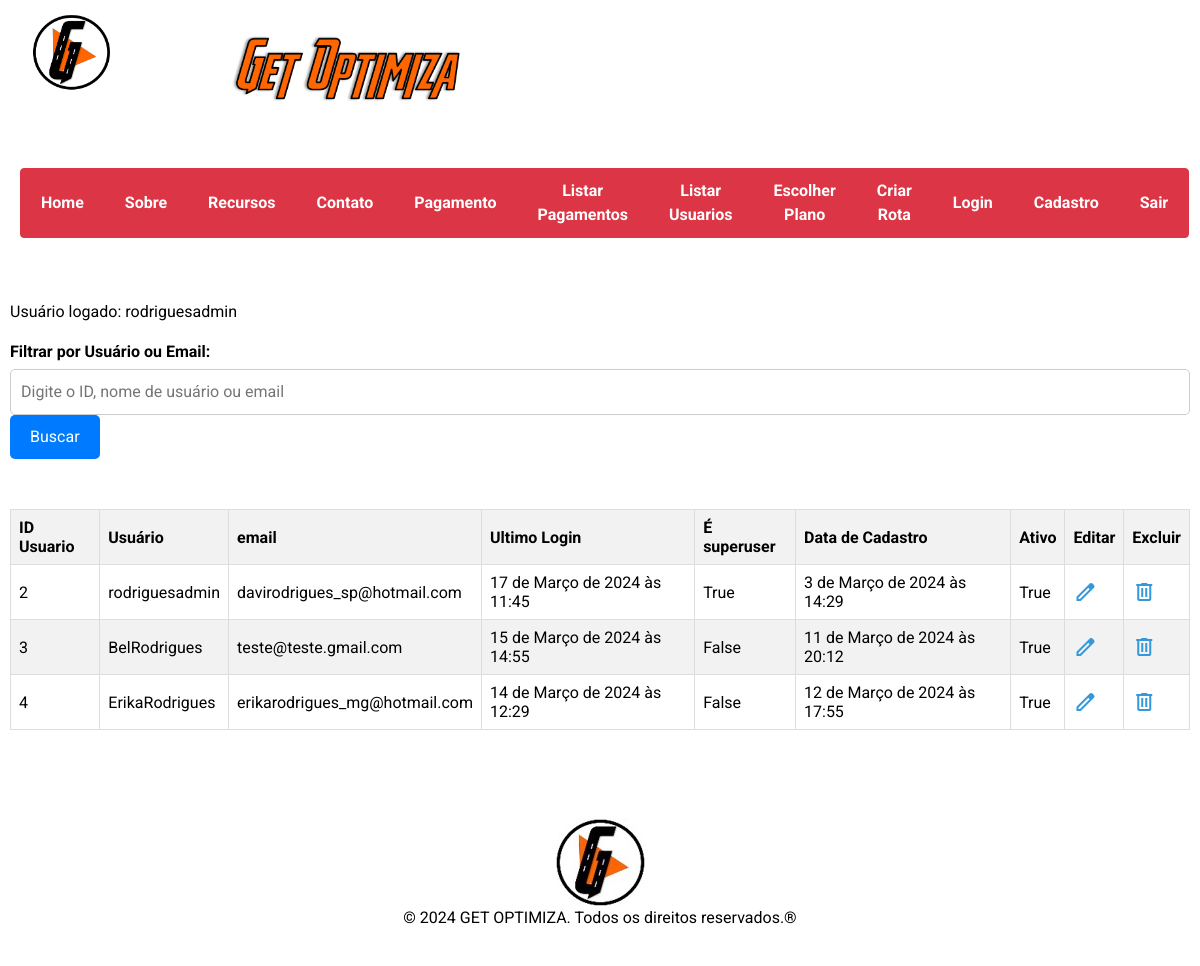
The page /lista_user/ (signed in) on the database as committed earlier.
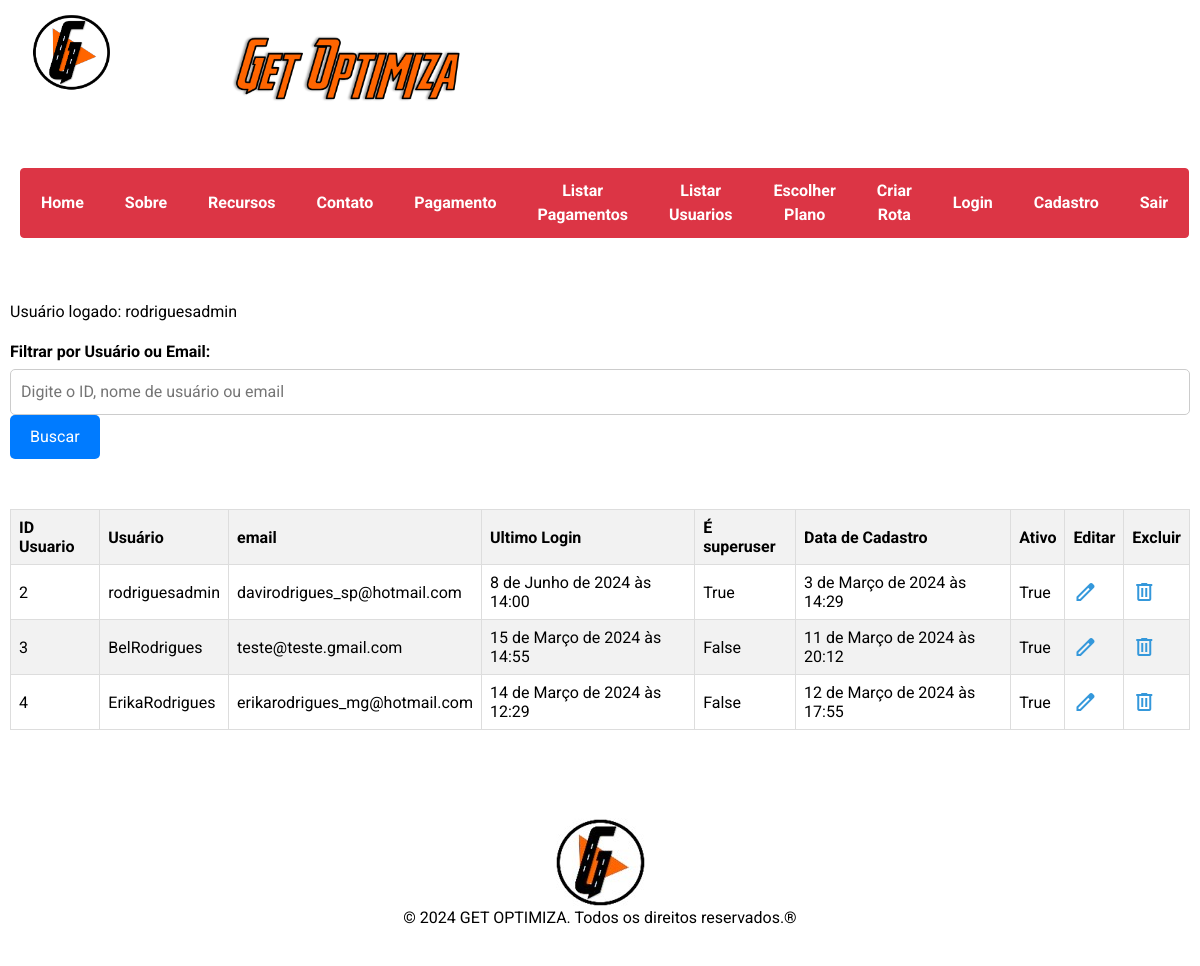
The same page on the database as committed later.
### roteirizacao/models.py (models this page shows, shortened)
class CustomUser(AbstractUser):
    choices_cargo = (
        ('U', 'Usuario'),
        ('Admin', 'Administrador'),
    )
    phone_number = models.CharField(max_length=15, blank=True, null=True)
    cargo = models.CharField(max_length=5, choices=choices_cargo)
    email = models.EmailField(unique=True)
    is_active = models.BooleanField(default=True)
    objects = CustomUserManager()
    groups = models.ManyToManyField('auth.Group', related_name='custom_user_set', blank=True)
    user_permissions = models.ManyToManyField('auth.Permission', related_name='custom_user_set', blank=True)
    def __init__(self, *args, **kwargs):
        super().__init__(*args, **kwargs)
        if not self.cargo:
            self.cargo = 'U'  # Define um valor padrão para o cargo caso não seja especificado
    class Meta:
        permissions = [
            ("pode_add_endereco", "Pode Adicionar Endereco"),
            ("pode_alterar_endereco", "Pode Alterar Endereco"),
            ("pode_deletar_endereco", "Pode Deletar Endereco"),
        ]

### roteirizacao/views.py (the view)
# urls.py: path('lista_user/', lista_user, name='lista_user'),
@login_required
def lista_user(request):
    filtro = request.GET.get('filtro')
    ic(filtro)
    if filtro:
        users = CustomUser.objects.filter(
            Q(id__icontains=filtro) |
            Q(username__icontains=filtro) |
            Q(email__icontains=filtro)
        )
    else:
        user = CustomUser.objects.all()
    user_logado = request.user
    return render(request, 'lista_user.html', {'users': user, 'user_logado': user_logado})

### roteirizacao/templates/lista_user.html (shortened to what this page needs)
{% extends 'base.html' %}
{% load static %}
{% block content %}
<div class="usuarios-container">
    <div class="user-message">
        {% if request.user.is_authenticated %}
            <p>Usuário logado: {{ request.user.username }}</p>
        {% else %}
            <p>Nenhum usuário logado no momento.</p>
        {% endif %}
    </div>
    <form method="get" action="{% url 'lista_user' %}">
        <label for="filtro">Filtrar por Usuário ou Email:</label>
        <input type="text" id="filtro" name="filtro" placeholder="Digite o ID, nome de usuário ou email">
        <button class="btn-primary" type="submit">Buscar</button>
    </form>
    <div class="table-container">
        <table>
            <thead>
                <tr>
                    <th>ID Usuario</th>
                    <th>Usuário</th>
                    <th>email</th>
                    <th>Ultimo Login</th>
                    <th>É superuser</th>
                    <th>Data de Cadastro</th>
                    <th>Ativo</th>
                    <th>Editar</th>
                    <th>Excluir</th>
                </tr>
            </thead>
            <tbody>
                {% for user in users %}
                <tr>
                    <td>{{ user.id }}</td>
                    <td>{{ user.username }}</td>
                    <td>{{ user.email }}</td>
                    <td>{{ user.last_login }}</td>
                    <td>{{ user.is_superuser }}</td>
                    <td>{{ user.date_joined }}</td>
                    <td>{{ user.is_active }}</td>
                    <td><a href="{% url 'editar_user' user.id %}"><span class="material-symbols-outlined">
                            </span></a></td>
                    <td><a href="{% url 'excluir_user' user.id %}"><span class="material-symbols-outlined">
                            </span></a></td>
                </tr>
                {% endfor %}
            </tbody>
        </table>
    </div>
</div>
{% endblock %}

Rows that differ between the two databases and show on the page:
changed CustomUser "rodriguesadmin": last_login "17 de Março de 2024 às 11:45" → "8 de Junho de 2024 às 14:00"
